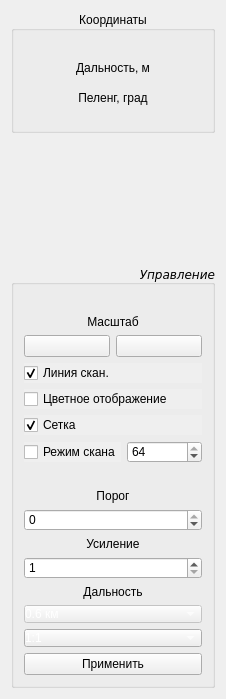
<?xml version="1.0" encoding="UTF-8"?>
<ui version="4.0">
 <class>PanelScan</class>
 <widget class="QWidget" name="PanelScan">
  <property name="geometry">
   <rect>
    <x>0</x>
    <y>0</y>
    <width>226</width>
    <height>699</height>
   </rect>
  </property>
  <property name="windowTitle">
   <string>Form</string>
  </property>
  <property name="autoFillBackground">
   <bool>false</bool>
  </property>
  <property name="styleSheet">
   <string notr="true">QComboBox:!editable{ margin:0;  color: white;} QListView {color: white; background-color: black;} </string>
  </property>
  <layout class="QGridLayout" name="gridLayout_6">
   <item row="0" column="0">
    <layout class="QGridLayout" name="gridLayout_5">
     <item row="0" column="0">
      <widget class="QGroupBox" name="groupBoxCoordinates">
       <property name="enabled">
        <bool>true</bool>
       </property>
       <property name="minimumSize">
        <size>
         <width>200</width>
         <height>0</height>
        </size>
       </property>
       <property name="title">
        <string notr="true">Координаты</string>
       </property>
       <property name="alignment">
        <set>Qt::AlignCenter</set>
       </property>
       <property name="flat">
        <bool>false</bool>
       </property>
       <property name="checkable">
        <bool>false</bool>
       </property>
       <layout class="QGridLayout" name="gridLayout_4" columnstretch="0">
        <property name="leftMargin">
         <number>10</number>
        </property>
        <property name="topMargin">
         <number>30</number>
        </property>
        <property name="rightMargin">
         <number>10</number>
        </property>
        <property name="bottomMargin">
         <number>10</number>
        </property>
        <property name="spacing">
         <number>1</number>
        </property>
        <item row="3" column="0">
         <widget class="QLabel" name="labelAngel">
          <property name="text">
           <string/>
          </property>
          <property name="alignment">
           <set>Qt::AlignCenter</set>
          </property>
         </widget>
        </item>
        <item row="1" column="0">
         <widget class="QLabel" name="labelRange">
          <property name="text">
           <string/>
          </property>
          <property name="alignment">
           <set>Qt::AlignCenter</set>
          </property>
         </widget>
        </item>
        <item row="2" column="0">
         <widget class="QLabel" name="labCoordinatesAngel">
          <property name="text">
           <string>Пеленг, град</string>
          </property>
          <property name="alignment">
           <set>Qt::AlignCenter</set>
          </property>
         </widget>
        </item>
        <item row="0" column="0">
         <widget class="QLabel" name="labCoordinatesRange">
          <property name="text">
           <string>Дальность, м</string>
          </property>
          <property name="textFormat">
           <enum>Qt::AutoText</enum>
          </property>
          <property name="alignment">
           <set>Qt::AlignCenter</set>
          </property>
         </widget>
        </item>
       </layout>
      </widget>
     </item>
     <item row="1" column="0">
      <spacer name="verticalSpacer">
       <property name="orientation">
        <enum>Qt::Vertical</enum>
       </property>
       <property name="sizeHint" stdset="0">
        <size>
         <width>20</width>
         <height>40</height>
        </size>
       </property>
      </spacer>
     </item>
     <item row="2" column="0">
      <widget class="QGroupBox" name="groupBoxControl">
       <property name="font">
        <font>
         <family>Verdana</family>
         <italic>true</italic>
        </font>
       </property>
       <property name="title">
        <string>Управление</string>
       </property>
       <property name="alignment">
        <set>Qt::AlignBottom|Qt::AlignRight|Qt::AlignTrailing</set>
       </property>
       <property name="flat">
        <bool>false</bool>
       </property>
       <layout class="QGridLayout" name="gridLayout_3">
        <property name="leftMargin">
         <number>10</number>
        </property>
        <property name="topMargin">
         <number>30</number>
        </property>
        <property name="rightMargin">
         <number>10</number>
        </property>
        <property name="bottomMargin">
         <number>10</number>
        </property>
        <item row="12" column="0">
         <layout class="QGridLayout" name="gridLayout_2">
          <item row="2" column="0">
           <widget class="QSpinBox" name="threshold">
            <property name="minimum">
             <number>-128</number>
            </property>
            <property name="maximum">
             <number>0</number>
            </property>
           </widget>
          </item>
          <item row="1" column="0">
           <widget class="QLabel" name="labelThreshold">
            <property name="text">
             <string>Порог</string>
            </property>
            <property name="alignment">
             <set>Qt::AlignCenter</set>
            </property>
           </widget>
          </item>
          <item row="4" column="0">
           <widget class="QSpinBox" name="gan">
            <property name="layoutDirection">
             <enum>Qt::LeftToRight</enum>
            </property>
            <property name="minimum">
             <number>1</number>
            </property>
            <property name="maximum">
             <number>15</number>
            </property>
           </widget>
          </item>
          <item row="3" column="0">
           <widget class="QLabel" name="labelGain">
            <property name="text">
             <string>Усиление</string>
            </property>
            <property name="alignment">
             <set>Qt::AlignCenter</set>
            </property>
           </widget>
          </item>
          <item row="5" column="0">
           <widget class="QLabel" name="labelDistance">
            <property name="text">
             <string>Дальность</string>
            </property>
            <property name="alignment">
             <set>Qt::AlignCenter</set>
            </property>
           </widget>
          </item>
          <item row="6" column="0">
           <widget class="QComboBox" name="distanceShow">
            <property name="enabled">
             <bool>false</bool>
            </property>
            <property name="autoFillBackground">
             <bool>false</bool>
            </property>
            <property name="styleSheet">
             <string notr="true"/>
            </property>
            <property name="editable">
             <bool>false</bool>
            </property>
            <property name="currentIndex">
             <number>3</number>
            </property>
            <item>
             <property name="text">
              <string>5.0 км</string>
             </property>
            </item>
            <item>
             <property name="text">
              <string>2.4 км</string>
             </property>
            </item>
            <item>
             <property name="text">
              <string>1.2 км</string>
             </property>
            </item>
            <item>
             <property name="text">
              <string>0.6 км</string>
             </property>
            </item>
           </widget>
          </item>
          <item row="7" column="0">
           <widget class="QComboBox" name="distance">
            <property name="enabled">
             <bool>true</bool>
            </property>
            <property name="autoFillBackground">
             <bool>false</bool>
            </property>
            <property name="styleSheet">
             <string notr="true"/>
            </property>
            <property name="editable">
             <bool>false</bool>
            </property>
            <item>
             <property name="text">
              <string>1:1</string>
             </property>
            </item>
            <item>
             <property name="text">
              <string>1:2</string>
             </property>
            </item>
            <item>
             <property name="text">
              <string>1:4</string>
             </property>
            </item>
            <item>
             <property name="text">
              <string>1:8</string>
             </property>
            </item>
           </widget>
          </item>
         </layout>
        </item>
        <item row="13" column="0">
         <widget class="QPushButton" name="pushButton">
          <property name="styleSheet">
           <string notr="true"/>
          </property>
          <property name="text">
           <string>Применить</string>
          </property>
         </widget>
        </item>
        <item row="0" column="0">
         <layout class="QGridLayout" name="gridLayout">
          <item row="1" column="1">
           <widget class="QPushButton" name="zoomIn">
            <property name="text">
             <string/>
            </property>
            <property name="icon">
             <iconset>
              <normaloff>:/images/zoom-in.svg</normaloff>:/images/zoom-in.svg</iconset>
            </property>
           </widget>
          </item>
          <item row="1" column="0">
           <widget class="QPushButton" name="zoomOut">
            <property name="text">
             <string/>
            </property>
            <property name="icon">
             <iconset>
              <normaloff>:/images/zoom-out.svg</normaloff>:/images/zoom-out.svg</iconset>
            </property>
           </widget>
          </item>
          <item row="0" column="0" colspan="2">
           <widget class="QLabel" name="labelZoom">
            <property name="text">
             <string>Масштаб</string>
            </property>
            <property name="alignment">
             <set>Qt::AlignCenter</set>
            </property>
           </widget>
          </item>
         </layout>
        </item>
        <item row="1" column="0">
         <widget class="QCheckBox" name="isLineOnScan">
          <property name="layoutDirection">
           <enum>Qt::LeftToRight</enum>
          </property>
          <property name="autoFillBackground">
           <bool>true</bool>
          </property>
          <property name="text">
           <string>Линия скан.</string>
          </property>
          <property name="checked">
           <bool>true</bool>
          </property>
          <property name="autoExclusive">
           <bool>false</bool>
          </property>
          <property name="tristate">
           <bool>false</bool>
          </property>
         </widget>
        </item>
        <item row="3" column="0">
         <widget class="QCheckBox" name="isGridOnScan">
          <property name="layoutDirection">
           <enum>Qt::LeftToRight</enum>
          </property>
          <property name="autoFillBackground">
           <bool>true</bool>
          </property>
          <property name="text">
           <string>Сетка</string>
          </property>
          <property name="checked">
           <bool>true</bool>
          </property>
          <property name="autoExclusive">
           <bool>false</bool>
          </property>
          <property name="tristate">
           <bool>false</bool>
          </property>
         </widget>
        </item>
        <item row="11" column="0">
         <spacer name="horizontalSpacer">
          <property name="orientation">
           <enum>Qt::Horizontal</enum>
          </property>
          <property name="sizeHint" stdset="0">
           <size>
            <width>40</width>
            <height>20</height>
           </size>
          </property>
         </spacer>
        </item>
        <item row="7" column="0">
         <layout class="QHBoxLayout" name="horizontalLayout">
          <item>
           <widget class="QCheckBox" name="isScanMode">
            <property name="layoutDirection">
             <enum>Qt::LeftToRight</enum>
            </property>
            <property name="autoFillBackground">
             <bool>true</bool>
            </property>
            <property name="text">
             <string>Режим скана</string>
            </property>
            <property name="checked">
             <bool>false</bool>
            </property>
            <property name="autoExclusive">
             <bool>false</bool>
            </property>
            <property name="tristate">
             <bool>false</bool>
            </property>
           </widget>
          </item>
          <item>
           <widget class="QSpinBox" name="updateStep">
            <property name="enabled">
             <bool>true</bool>
            </property>
            <property name="maximum">
             <number>64</number>
            </property>
            <property name="value">
             <number>64</number>
            </property>
           </widget>
          </item>
         </layout>
        </item>
        <item row="2" column="0">
         <widget class="QCheckBox" name="isColorScan">
          <property name="enabled">
           <bool>true</bool>
          </property>
          <property name="layoutDirection">
           <enum>Qt::LeftToRight</enum>
          </property>
          <property name="autoFillBackground">
           <bool>true</bool>
          </property>
          <property name="text">
           <string>Цветное отображение</string>
          </property>
          <property name="checked">
           <bool>false</bool>
          </property>
          <property name="autoExclusive">
           <bool>false</bool>
          </property>
          <property name="tristate">
           <bool>false</bool>
          </property>
         </widget>
        </item>
       </layout>
      </widget>
     </item>
    </layout>
   </item>
  </layout>
 </widget>
 <resources/>
 <connections>
  <connection>
   <sender>isScanMode</sender>
   <signal>clicked(bool)</signal>
   <receiver>updateStep</receiver>
   <slot>setDisabled(bool)</slot>
   <hints>
    <hint type="sourcelabel">
     <x>34</x>
     <y>357</y>
    </hint>
    <hint type="destinationlabel">
     <x>147</x>
     <y>362</y>
    </hint>
   </hints>
  </connection>
 </connections>
</ui>
